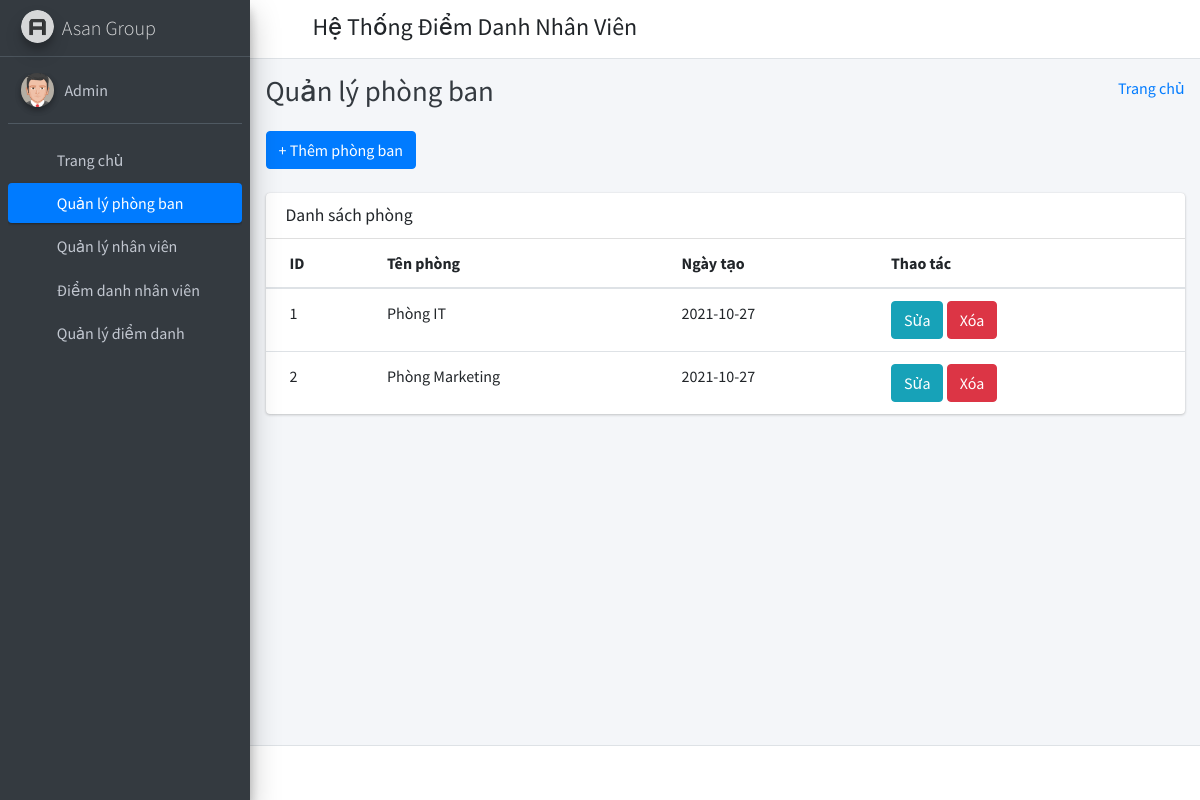
Screenshot of /manage_department/ (signed in) with the database file from the repository.
### employee_management_app/models.py (models this page shows, shortened)
class CustomUser(AbstractUser):
    user_type_data = ((1, "HOD"), (2, "Employee"))
    user_type = models.CharField(
        default=1, choices=user_type_data, max_length=10)

class Departments(models.Model):
    id = models.AutoField(primary_key=True)
    department_name = models.CharField(max_length=255)
    created_at = models.DateTimeField(auto_now_add=True)
    updated_at = models.DateTimeField(auto_now=True)
    objects = models.Manager()

### employee_management_app/HodViews.py (the view)
# urls.py: path("manage_department/", HodViews.manage_department,
def manage_department(request):
    departments = Departments.objects.all()
    context = {"departments": departments}
    return render(request, "hod_template/manage_department_template.html", context)

### employee_management_app/LoginCheckMiddleWare.py (called while the page is built, shortened)
    def process_view(self, request, view_func, view_args, view_kwargs):
        modulename = view_func.__module__
        user = request.user
        if user.is_authenticated:
            if user.user_type == "1":
                if modulename == "employee_management_app.HodViews":
                    pass
                elif (
                    modulename == "employee_management_app.views"
                    or modulename == "django.views.static"
                ):
                    pass
                else:
                    return redirect("admin_home")
            else:
                return redirect("login")
        else:
            if request.path == reverse("login") or request.path == reverse("doLogin"):
                pass
            else:
                return redirect("login")

### employee_management_app/templates/hod_template/manage_department_template.html (shortened to what this page needs)
{% extends 'hod_template/base_template.html' %}
{% block page_title %}
Quản lý phòng ban
{% endblock page_title %}
{% block main_content %}
{% load static %}
<section class="content">
    <div class="container-fluid">
        <a class="btn btn-primary" href="{% url 'add_department' %}" role="button">+ Thêm phòng ban</a> <br />&nbsp;
        <div class="row">
            <div class="col-md-12">
                <div class="card">
                    <div class="card-header">
                        <h3 class="card-title">Danh sách phòng</h3>
                    </div>
                    <div class="card-body table-responsive p-0">
                        <table class="table table-hover text-nowrap">
                            <thead>
                                <tr>
                                    <th>ID</th>
                                    <th>Tên phòng</th>
                                    <th>Ngày tạo</th>
                                    <th>Thao tác</th>
                                </tr>
                            </thead>
                            <tbody>
                                {% for department in departments %}
                                <tr>
                                    <td>{{ forloop.counter }}</td>
                                    <td>{{ department.department_name }}</td>
                                    <td>{{ department.created_at|date:'Y-m-d' }}</td>
                                    <td>
                                        <a href="{% url 'edit_department' department.id %}" class="btn btn-info">Sửa</a>
                                        <a href="{% url 'delete_department' department.id %}" class="btn btn-danger">Xóa</a>
                                    </td>
                                </tr>
                                {% endfor %}
                            </tbody>
                        </table>
                    </div>
                </div>
            </div>
        </div>
    </div>
</section>
{% endblock main_content %}

### employee_management_app/templates/hod_template/sidebar_template.html (shortened to what this page needs)
{% load static %}
<aside class="main-sidebar sidebar-dark-primary elevation-4">
    <a href="{% url 'admin_home' %}" class="brand-link">
        <img src="{% static 'dist/img/AdminLTELogo.png' %}" alt="AdminLTE Logo" class="brand-image img-circle elevation-3" style="opacity: .8">
        <span class="brand-text font-weight-light">Asan Group</span>
    </a>
    <div class="sidebar">
        <div class="user-panel mt-3 pb-3 mb-3 d-flex">
            <div class="image">
                <img src="{% static 'dist/img/user2-160x160.jpg' %}" class="img-circle elevation-2" alt="User Image">
            </div>
            <div class="info">
                <a href="{% url 'admin_profile' %}" class="d-block">{{ user.first_name }} {{ user.last_name }}</a>
            </div>
        </div>
        <nav class="mt-2">
            <ul class="nav nav-pills nav-sidebar flex-column" data-widget="treeview" role="menu" data-accordion="false">
                <li class="nav-item">
                    {% url 'admin_home' as admin_home %}
                    <a href="{{ admin_home }}" class="nav-link {% if request.path == admin_home %} active {% endif %}">
                        <i class="nav-icon fas fa-tachometer-alt"></i>
                        <p>
                            Trang chủ
                        </p>
                    </a>
                </li>
                <li class="nav-item">
                    {% url 'manage_department' as manage_department %}
                    {% url 'add_department' as add_department %}
                    {% url 'edit_department' department_id=id as edit_department %}
                    <a href="{{ manage_department }}" class="nav-link {% if request.path == manage_department %} active {% endif %}  ">
                        <i class="nav-icon fas fa-th"></i>
                        <p>
                            Quản lý phòng ban
                        </p>
                    </a>
                </li>
                <li class="nav-item">
                    {% url 'manage_employee' as manage_employee %}
                    {% url 'add_employee' as add_employee %}
                    {% url 'edit_employee' employee_id=id as edit_employee %}
                    <a href="{{ manage_employee }}" class="nav-link   ">
                        <i class="nav-icon fas fa-user"></i>
                        <p>
                            Quản lý nhân viên
                        </p>
                    </a>
                </li>
                <li class="nav-item">
                    {% url 'take_attendance' as take_attendance %}
                    <a href="{{ take_attendance }}" class="nav-link {% if request.path == take_attendance %} active {% endif %}">
                        <i class="nav-icon far fa-calendar-check"></i>
                        <p>
                            Điểm danh nhân viên
                        </p>
                    </a>
                </li>
                <li class="nav-item">
                    {% url 'manage_attendance' as manage_attendance %}
                    <a href="{{ manage_attendance }}" class="nav-link {% if request.path == manage_attendance %} active {% endif %}">
                        <i class="nav-icon far fa-calendar-alt"></i>
                        <p>
                            Quản lý điểm danh
                        </p>
                    </a>
                </li>
            </ul>
        </nav>
    </div>
</aside>

### rows the page displays
CustomUser: first_name "Admin"
Departments: department_name "Phòng IT", created_at "2021-10-27"
Departments: department_name "Phòng Marketing", created_at "2021-10-27"
